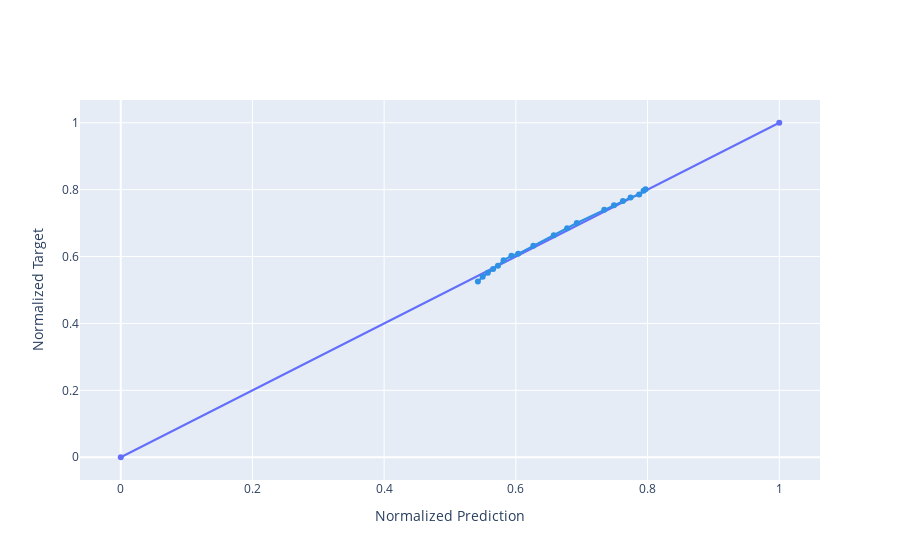

Write notebook code for a chart like this one.
### Markdown cell above
## Parity Plot of Test Error

### Code cell
pallete = plotly.colors.qualitative.Dark24*10

fig = go.Figure()
fig.add_trace(go.Scatter(x = [0,1], y = [0,1], showlegend=False, mode="markers+lines"))

for i in range(0, batch_size, batch_size):
    fig.add_trace(go.Scatter(x = model.predict(X_test[i:i+batch_size],verbose=0).flatten(), 
                             y = y_test[i:i+batch_size], 
                             showlegend=False, mode="markers+lines", name='batch',
                             line_color = pallete[i]))
fig.update_yaxes(title='Normalized Target')
fig.update_xaxes(title='Normalized Prediction')

### Figure 1 — Plotly figure (JSON) as saved in the notebook; plotly's stock layout.template omitted (floating-point values rounded to 4 significant figures)
{"data": [{"mode": "markers+lines", "showlegend": false, "type": "scatter", "x": [0, 1], "y": [0, 1]}, {"line": {"color": "#2E91E5"}, "mode": "markers+lines", "name": "batch", "showlegend": false, "type": "scatter", "x": [0.797, 0.7939, 0.7873, 0.7742, 0.7626, 0.749, 0.7343, 0.6926, 0.6779, 0.6577, 0.6266, 0.6035, 0.5933, 0.5814, 0.5728, 0.5655, 0.5574, 0.5496, 0.5423], "y": [0.8013, 0.7966, 0.7856, 0.7762, 0.7658, 0.7534, 0.7398, 0.7003, 0.6849, 0.6638, 0.6321, 0.6082, 0.6023, 0.5888, 0.5722, 0.5625, 0.5515, 0.5392, 0.5252]}], "layout": {"xaxis": {"title": {"text": "Normalized Prediction"}}, "yaxis": {"title": {"text": "Normalized Target"}}}}
